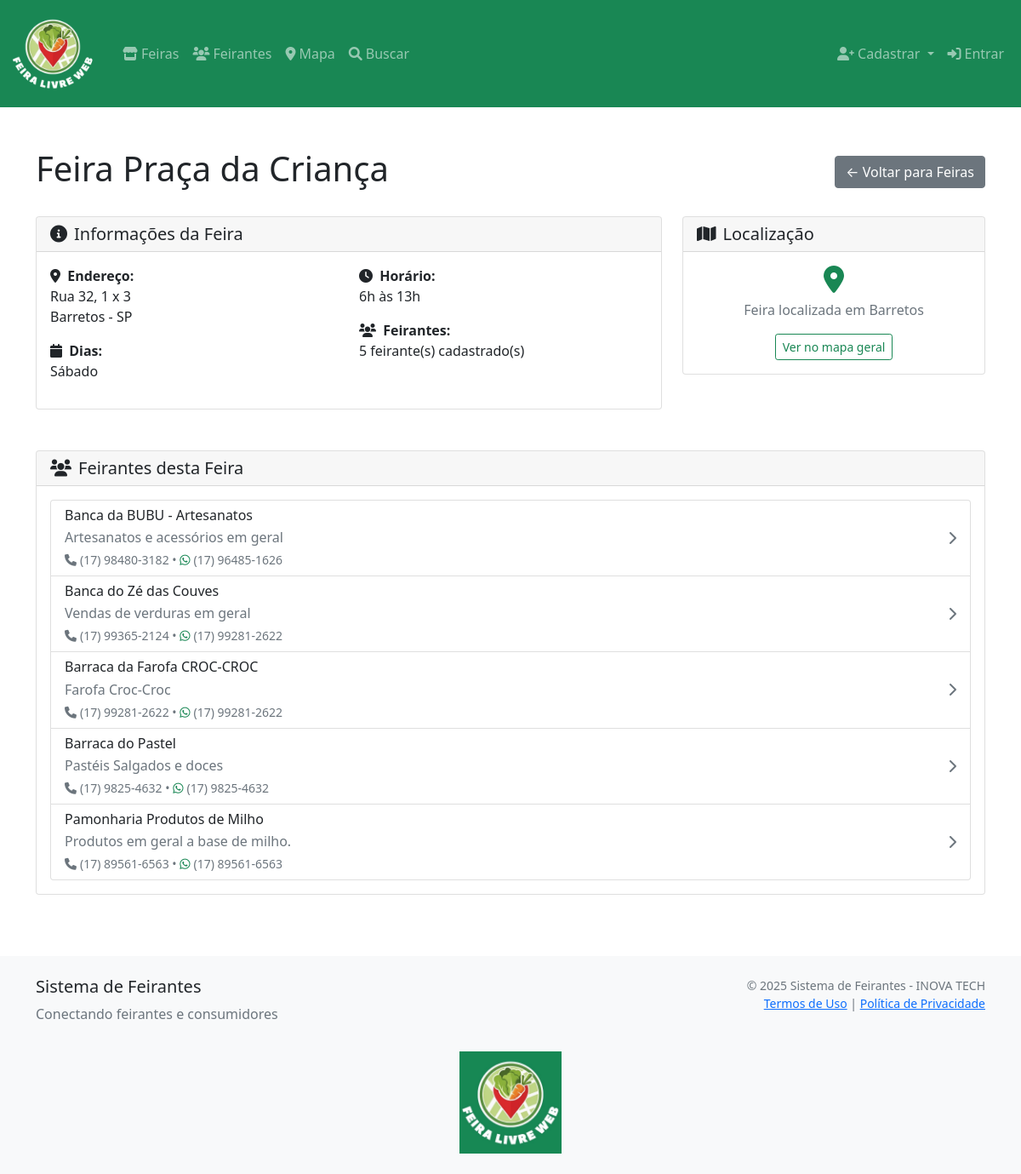
Page /feirantes/feira/3/ on the earlier database version.
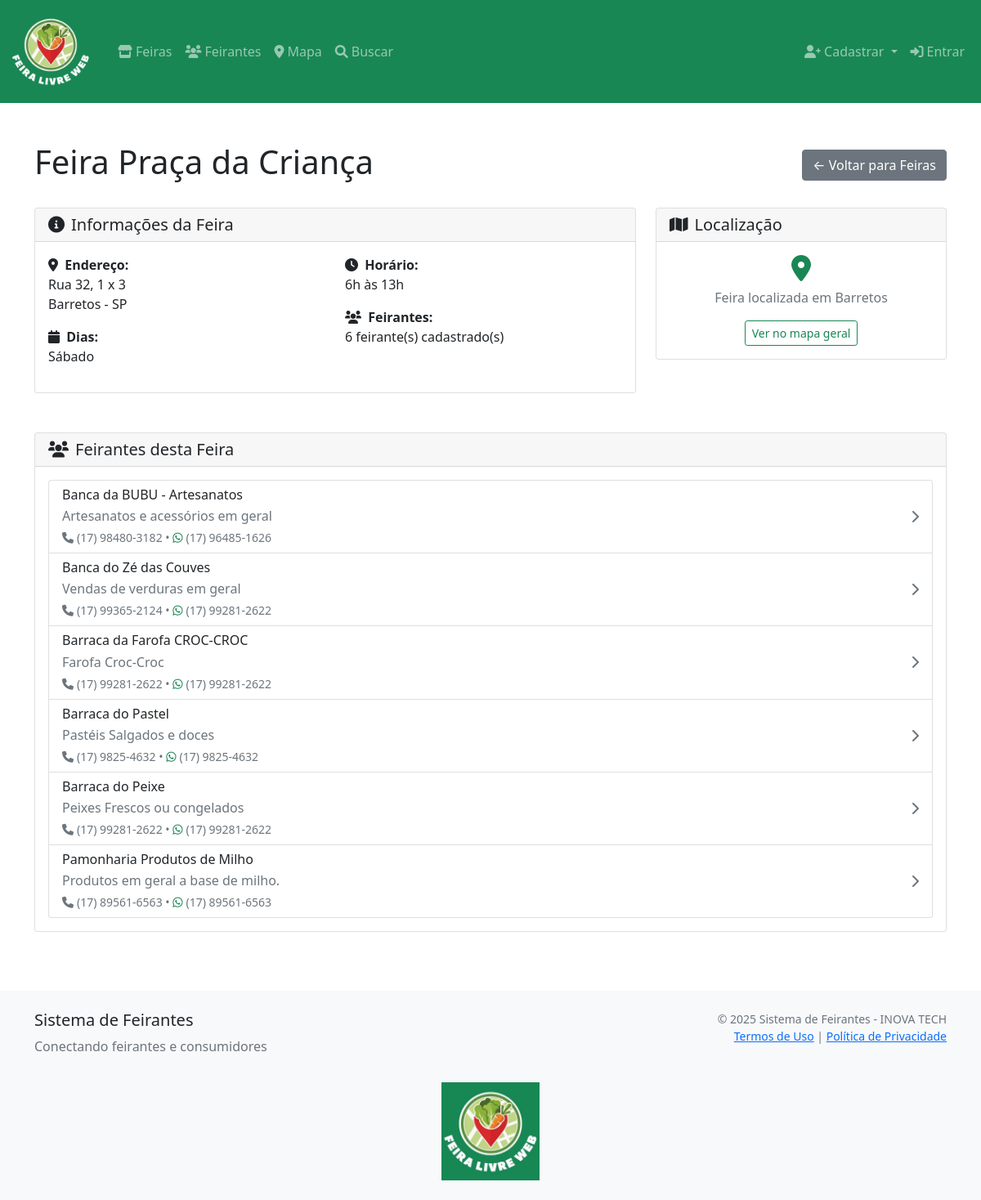
Same page on the later database version.
### feirantes/models.py (models this page shows, shortened)
class Feirante(models.Model):
    usuario = models.OneToOneField(
        User, on_delete=models.CASCADE, related_name='feirante')
    nome_comercial = models.CharField(max_length=200)
    cpf = models.CharField(max_length=14, unique=True)
    telefone = models.CharField(max_length=20)
    whatsapp = models.CharField(max_length=20, blank=True)
    email = models.EmailField(unique=True)
    endereco = models.TextField(blank=True)
    cidade = models.CharField(max_length=100, blank=True)
    estado = models.CharField(max_length=2, blank=True)
    cep = models.CharField(max_length=9, blank=True)
    descricao = models.TextField(blank=True)
    foto = models.ImageField(upload_to='feirantes/', blank=True, null=True)
    especialidades = models.ManyToManyField(
        Especialidade, blank=True,
        help_text="Principais produtos/especialidades")
    feiras = models.ManyToManyField(
        Feira,
        blank=True,
        help_text="Feiras onde o feirante participa",
        related_name="feirantes"
    )
    subdominio = models.SlugField(
        max_length=100, unique=True,
        help_text="URL da loja: site.com/loja/[subdominio]")
    instagram = models.CharField(max_length=100, blank=True)
    facebook = models.CharField(max_length=100, blank=True)
    ativo = models.BooleanField(default=True)
    verificado = models.BooleanField(default=False)
    criado_em = models.DateTimeField(auto_now_add=True)
    atualizado_em = models.DateTimeField(auto_now=True)
    views = models.PositiveIntegerField(default=0)
    class Meta:
        verbose_name = 'Feirante'
        verbose_name_plural = 'Feirantes'
        ordering = ['nome_comercial']
    @property
    def telefone_formatado(self):
        if not self.telefone:
            return ""
        numero = self.telefone
        if numero.startswith('55'):
            numero = numero[2:]
        if len(numero) == 11:
            return f"({numero[:2]}) {numero[2:7]}-{numero[7:]}"
        elif len(numero) == 10:
            return f"({numero[:2]}) {numero[2:6]}-{numero[6:]}"
        return numero
    @property
    def whatsapp_formatado(self):
        if not self.whatsapp:
            return ""
        numero = self.whatsapp
        if numero.startswith('55'):
            numero = numero[2:]
        if len(numero) == 11:
            return f"({numero[:2]}) {numero[2:7]}-{numero[7:]}"
        elif len(numero) == 10:
            return f"({numero[:2]}) {numero[2:6]}-{numero[6:]}"
        return numero

### feirantes/views.py (the view)
# urls.py: path('feira/<int:pk>/', views.detalhe_feira, name='detalhe_feira'),
def detalhe_feira(request, pk):
    feira = get_object_or_404(Feira, pk=pk, ativa=True)
    feirantes = feira.feirantes.filter(ativo=True)  # type: ignore
    return render(request, 'feirantes/detalhe_feira.html', {
        'feira': feira,
        'feirantes': feirantes
    })

### feirantes/models.py (called while the page is built)
    def get_dias_funcionamento_display(self):
        return dict(self.DIAS_SEMANA).get(self.dias_funcionamento, '')

### feirantes/templates/feirantes/detalhe_feira.html (shortened to what the changed rows need)
{% extends 'feirantes/base.html' %}
{% block content %}
<div class="container mt-4">
    <div class="d-flex justify-content-between align-items-center mb-4">
        <h1>{{ feira.nome }}</h1>
    </div>
    <div class="row">
        <div class="col-md-8">
            <div class="card mb-4">
                <div class="card-body">
                    <div class="row">
                        <div class="col-md-6">
                            <p><strong><i class="fas fa-clock me-1"></i> Horário:</strong><br>
                                {{ feira.horario_funcionamento }}</p>
                            <p><strong><i class="fas fa-users me-1"></i> Feirantes:</strong><br>
                                {{ feirantes.count }} feirante(s) cadastrado(s)</p>
                        </div>
                    </div>
                </div>
            </div>
        </div>
    </div>
    <div id="feirantes" class="mt-4">
        <div class="card">
            <div class="card-body">
                {% if feirantes %}
                <div class="list-group">
                    {% for feirante in feirantes %}
                    <a href="{% url 'feirantes:loja_feirante' feirante.subdominio %}"
                        class="list-group-item list-group-item-action">
                        <div class="d-flex justify-content-between align-items-center">
                            <div>
                                <h6 class="mb-1">{{ feirante.nome_comercial }}</h6>
                                {% if feirante.descricao %}
                                <p class="mb-1 text-muted">{{ feirante.descricao|truncatewords:15 }}</p>
                                {% endif %}
                                <small class="text-muted">
                                    <i class="fas fa-phone me-1"></i>{{ feirante.telefone_formatado }}
                                    {% if feirante.whatsapp %}
                                    • <i class="fab fa-whatsapp me-1 text-success"></i>{{ feirante.whatsapp_formatado }}
                                    {% endif %}
                                </small>
                            </div>
                            <i class="fas fa-chevron-right text-muted"></i>
                        </div>
                    </a>
                    {% endfor %}
                </div>
                {% else %}
                <div class="alert alert-info">
                    <i class="fas fa-info-circle me-2"></i>
                    Nenhum feirante cadastrado nesta feira ainda.
                </div>
                {% endif %}
            </div>
        </div>
    </div>
</div>
{% endblock %}

Differences in the rows shown:
added Feirante: nome_comercial "Barraca do Peixe", descricao "Peixes Frescos ou congelados", telefone_formatado "(17) 99281-2622", whatsapp_formatado "(17) 99281-2622"
Other differences:
{{ feirantes.count }}: "5" → "6"
